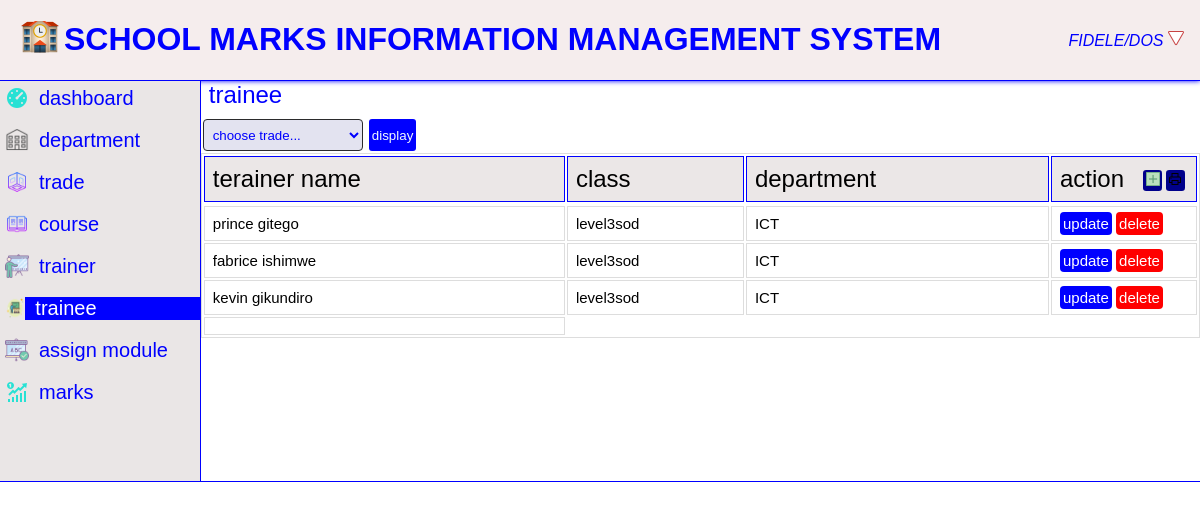
/php/trainee.php?trade=1 (signed in), run on the app's committed database.
### tables this page shows
CREATE TABLE `trainee` (
  `t_id` int(3) UNSIGNED ZEROFILL NOT NULL,
  `fname` varchar(222) NOT NULL,
  `lname` varchar(200) NOT NULL,
  `trade_id` int(3) UNSIGNED ZEROFILL NOT NULL
);

CREATE TABLE `level` (
  `l_id` int(3) UNSIGNED ZEROFILL NOT NULL,
  `lname` varchar(40) NOT NULL
);

CREATE TABLE `trade` (
  `trede_id` int(3) UNSIGNED ZEROFILL NOT NULL,
  `trede_name` varchar(25) NOT NULL,
  `dept_id` int(3) UNSIGNED ZEROFILL NOT NULL,
  `l_id` int(3) UNSIGNED ZEROFILL NOT NULL
);

CREATE TABLE `department` (
  `dept_id` int(3) UNSIGNED ZEROFILL NOT NULL,
  `dept_name` varchar(25) NOT NULL
);

### php/trainee.php (the view, shortened to what this page needs)
<?php
include '../update/updatetrainee.php';
            ?>
<!DOCTYPE html>
<html lang="en">
<head>
    <link rel="stylesheet" href="../css/style.css">
    <link rel="stylesheet" href="../css/style2.css">
</head>
<body>
    <div class="top"><?php include('../hrf/header.php');?></div>
    <div class="body">
        <div class="left"><?php include('../hrf/right-menu.php');?></div>
        <div class="right">
        <div class="header">trainee</div><br><br>
            <div class="selectinmarks">
                <form action="#" method="get">
                    <select name="trade" id="selecttrade">
                        <option value="">choose trade...</option>
                    </select>
                    <input type="submit" value="display" name="display">
                </form>
            </div>
           <?php
           if (isset($_GET['trade'])){
            $select = $conn->query("select trainee.t_id,trainee.fname,trainee.lname as lastname,trade.trede_name,
            level.lname,department.dept_name from trainee,trade,level,department where
            trainee.trade_id = trade.trede_id and level.l_id=trade.l_id and trade.dept_id=department.dept_id
            and trade.trede_id='{$_GET['trade']}' order by trade.trede_name asc");
                if(mysqli_num_rows($select) > 0){
                    ?><div class="update">
                <table border="1" width="100%">
                    <tr>
                        <thead>
                            <td>terainer name</td>
                            <td>class</td>
                            <td>department</td>
                            <td id="action">action<button id="print"><img src="../icon/printer.png"></button><button id="addstudent"><img src="../icon/add.png"></button></td>
                        </thead>
                        <?php foreach ($select as $data) {
                            ?>
                            <tr style="font-size:15px;">
                                <td><?=$data['fname']." ".$data['lastname'];?></td>
                                <td><?=$data['lname'].$data['trede_name'];?></td>
                                <td><?=strtoupper($data['dept_name'])?></td>
                                <td><a href="?trade=<?=$_GET['trade']?>&traineeidu=<?=$data['t_id']?>" id="update">update</a>
                                    <a href="delete.php?traineeid=<?=$data['t_id'];?>"id="delete">delete</a>
                                </td>
                            </tr>
                        <?php }?>
                        <td>
                        </td>
                    </tr>
                </table>
                <?php }
                else echo "<div class='empty'>!!!!!!!!no trinee available in this class</div><button id='addstudent'>add new trainee</button>";  ?>
                <?php }else{?>
                    <div class='empty'><img src="../icon/select.png"><br>!!!select class to view student</div>;
                <?php } ?>
        </div>
    </div>
</body>
</html>

### css/style.css (style rules this page uses)
* { padding:0pc; margin:0pc; overflow: hidden; }
body .top { max-height: 5pc; height: auto; text-transform: uppercase; border-bottom: solid 1px blue; box-shadow: 0 0 5px blue; }
.left { width:20%; max-width: 25%; background-color: rgb(234, 230, 230); border-right: 1px solid blue; min-height:25pc; }
body .body { display: flex; width: 100%; max-height: 25pc; border-bottom: 1px solid blue; }
.body .right { width:100%; height: 26pc; overflow-y: auto; max-height: 30pc; text-align: center; justify-content: center; }
.right .header { font-size: 1.5pc; float: left; margin-left: 0.5pc; }

### css/style2.css (style rules this page uses)
* { margin:0px; padding:0px; color: blue; overflow-y: hidden; }
table * { color: black; }
.right .selectinmarks form { width:auto; float: left; position: relative; margin-left: 0pc; display:flex; }
.right .selectinmarks form select { background-color: rgb(227, 227, 240); margin: 2px; border-radius: 4px; outline: none; width:10pc; height: 2pc; border: 1px solid rgb(43, 43, 44); }
input[type=submit] { background-color: blue; padding: 3px; border:none; border-radius: 3px; color: aliceblue; margin-left: 4px; height:2pc; margin-top:2px; }
table thead { background: rgb(235, 231, 231); width:100%; color: white; }
table thead td { border: 1px solid blue; font-size: 1.5pc; padding-right: 0.5pc; align-items: center; }
table thead td button { height:1.3pc; border-radius: 0.2pc; background-color: darkblue; border:none; margin-top: 0.3pc; margin-right: 0.2pc; padding:0.1pc; cursor:pointer; float: right; }
table thead td button img { width:1pc; height:1pc; }
td { border:solid blue 1px; padding-left: 7px; text-align:left ; }
tr td #delete { background-color: red; color: white; padding: 3px; text-decoration: none; border-radius: 4px; width: 100%; }
tr td #update { background-color: blue; padding: 3px; text-decoration: none; border-radius: 4px; color: white; width: 100%; }
#action { width: 8pc; }
.update form input,select { width: 95%; height: 2pc; border-radius: 0.3pc; overflow-x: hidden; outline: none; padding: 0.3pc; }
table, th, td { border: 1px solid #ddd; }
th, td { padding: 8px; text-align: left; }

### css/headerfooter.css (style rules this page uses)
* { margin: 0; padding: 0; font-family: Arial, sans-serif; }
a { color: red; text-decoration: none; }

### data on the page
trainee: fname "prince", lname "gitego", level.lname "level3", trade.trede_name "sod", department.dept_name "ICT"
trainee: fname "fabrice", lname "ishimwe", level.lname "level3", trade.trede_name "sod", department.dept_name "ICT"
trainee: fname "kevin", lname "gikundiro", level.lname "level3", trade.trede_name "sod", department.dept_name "ICT"
